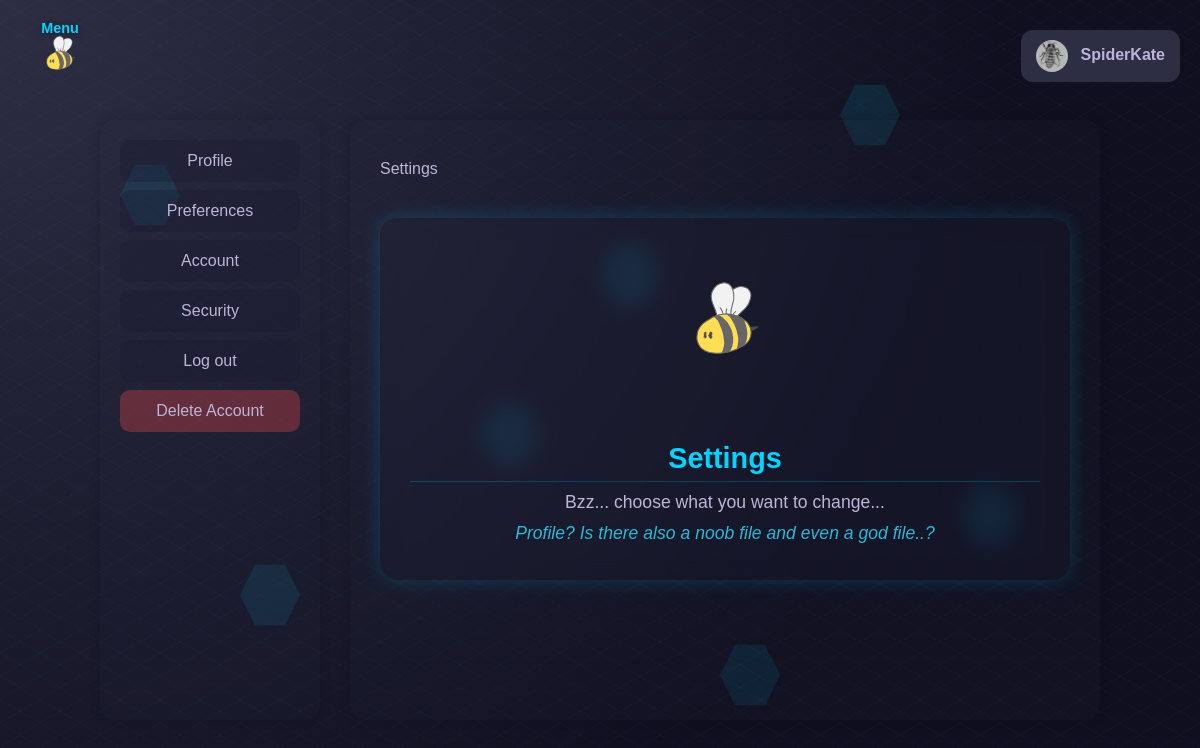
The page /SpiderKate/settings (signed in) on the database its author committed.
### tables this page shows
CREATE TABLE users (
    id INTEGER PRIMARY KEY AUTOINCREMENT,
    name TEXT,
    surname TEXT,
    username TEXT NOT NULL,
    email TEXT NOT NULL,
    password TEXT NOT NULL,
    dob TEXT NOT NULL,
    bio TEXT,
    avatar_path TEXT,
    social_links TEXT,
    last_login_at TEXT,
    bee_points INTEGER DEFAULT 5000,
    deleted INTEGER DEFAULT 0,
    deleted_at TEXT,
    recovery_username TEXT
);

### app.py (the view)
@app.route('/<username>/settings')
@login_required
@no_trespass
def settings(username):
    return render_template("settings.html")

### app.py (called while the page is built)
def login_required(f):
    @wraps(f)
    def decorated(*args, **kwargs):
        if 'username' not in session:
            flash_translated("flash.login_first", "error")
            return redirect(url_for("login"))
        return f(*args, **kwargs)
    return decorated

def no_trespass(f):
    @wraps(f)
    def decorated(*args, **kwargs):
        username = kwargs.get('username')
        if session.get('username') != username:
            flash_translated("flash.trespass", "error")
            return redirect(url_for("index"))
        return f(*args, **kwargs)
    return decorated

@app.before_request
def load_logged_in_user():
    g.avatar_path = None
    g.user_theme = 'bee'
    g.user_language = session.get("user_language", "en")
    g.trans = translations
    username = session.get('username')
    if username:
        conn = sqlite3.connect('beevy.db')
        cursor = conn.cursor()
        cursor.execute("SELECT avatar_path FROM users WHERE username=?", (username,))
        row = cursor.fetchone()
        if row and row[0]:
            g.avatar_path = row[0]
        cursor.execute("SELECT theme FROM preferences WHERE user_id = (SELECT id FROM users WHERE username=?)", (username,))
        pref_row = cursor.fetchone()
        if pref_row and pref_row[0]:
            g.user_theme = pref_row[0]
        conn.close()

@app.context_processor
def inject_t():
    def t(key, **kwargs):
        text = translations.get(key, g.user_language, default=key)
        if kwargs:
            text = text.format(**kwargs)
        return text
    return dict(t=t)

### translations.py (called while the page is built)
    def get(self, key, language='en', default=''):
        if language not in self.strings:
            language = 'en'  # Fallback to English
        keys = key.split('.')
        value = self.strings.get(language, {})
        for k in keys:
            if isinstance(value, dict):
                value = value.get(k)
            else:
                return default
        return value if value else default

### templates/settings.html
{% extends "base.html" %}
{% block extra_css %}
<link rel="stylesheet" href="/static/css/settings.css">
{% endblock %}
{% block content %}
<div class="settings-container">
    <div class="settings-sidebar">
        <a href="/{{ session.get('username') }}/settings/profile" class="settings-link {% if active == 'profile' %}active{% endif %}">{{ t('nav.profile') }}</a>
        <a href="/{{ session.get('username') }}/settings/preferences" class="settings-link {% if active == 'preferences' %}active{% endif %}">{{ t('settings.preferences_settings') }}</a>
        <a href="/{{ session.get('username') }}/settings/account" class="settings-link {% if active == 'account' %}active{% endif %}">{{ t('settings.account') }}</a>
        <a href="/{{ session.get('username') }}/settings/security" class="settings-link {% if active == 'security' %}active{% endif %}">{{ t('settings.security') }}</a>
        <a href="/{{ session.get('username') }}/settings/logout" class="settings-link {% if active == 'logout' %}active{% endif %}">{{ t('nav.logout') }}</a>
        <a href="/{{ session.get('username') }}/settings/delete" class="settings-link danger {% if active == 'delete' %}active{% endif %}">{{ t('settings.delete_account') }}</a>
    </div>
    <div class="settings-content">
        {% block settings_page %}
        {{ t('settings.title') }}
        <div class="settings-empty">
            <img src="/static/images/beee.svg" alt="Beevy bee" class="bee-animation">
            <h2>{{ t('settings.title') }}</h2>
            <p>{{ t('settings.bee_talk1') }}</p>
            <p class="bee-comment">{{ t('settings.bee_talk2') }}</p>
        </div>
        {% endblock %}
    </div>
</div>
{% endblock %}

### templates/base.html (shortened to what this page needs)
<!DOCTYPE html>
<html lang="en">
<head>
    <link rel="stylesheet" href="/static/css/base.css">
    {% if g.user_theme and g.user_theme != 'bee' %}
        <link rel="stylesheet" href="/static/css/theme-{{ g.user_theme }}.css">
    {% endif %}
    {% block extra_css %}{% endblock %}
</head>
<div class="hex-bg-container">
        <div class="hex-bg" style="--x:50%; --y:30%; --delay:1s;"></div>
        <div class="hex-bg" style="--x:80%; --y:60%; --delay:2s;"></div>
        <div class="hex-bg" style="--x:20%; --y:70%; --delay:3s;"></div>
        <div class="hex-bg" style="--x:70%; --y:10%; --delay:4s;"></div>
        <div class="hex-bg" style="--x:40%; --y:50%; --delay:5s;"></div>
        <div class="hex-bg" style="--x:60%; --y:80%; --delay:6s;"></div>
    </div>
<body class="{{ page }}">
<img src="/static/images/beee.svg" id="bee-toggle" class="bee-toggle" onclick="toggleSidebar()" alt="bee toggle" title="Menu">
<div class="menu-label">Menu</div>
    {% if session.username %}
<div class="user-menu">
    <div class="user-menu-button" onclick="toggleMenu()">
        {% if g.avatar_path %}
            <div style="position: relative; display: inline-block;">
                <img src="{{ url_for('static', filename=g.avatar_path) }}" class="user-avatar">
                <div style="position: absolute; top:0; left:0; width:100%; height:100%;"></div>
            </div>
        {% else %}
            <div style="position: relative; display: inline-block;">
                <img src="{{ url_for('static', filename='images/default_avatar.png') }}" class="user-avatar">
                <div style="position: absolute; top:0; left:0; width:100%; height:100%;"></div>
            </div>
        {% endif %}
        {{ session.get('username') }}
    </div>
</div>
{% endif %}
<div class="app">
    <main class="content">
        {% block content %}{% endblock %}
    </main>
</div>
</body>
</html>

### static/css/theme-dark.css (style rules this page uses)
:root { --primary-bg: #1a1a2e; --primary-bg-light: #2d2d44; --primary-bg-dark: #0f0f1f; --primary-text: #beb4d8; --text-main: #beb4d8; --text-muted: rgb(190 180 216 / 60%); --accent-color: #00d4ff; --accent-light: #33e0ff; --accent: #00d4ff; --glass-bg: rgb(45 45 68 / 12%); --glass-bg-light: rgb(45 45 68 / 18%); --glass-border: rgb(0 212 255 / 20%); --glass-border-light: rgb(0 212 255 / 30%); --glass-blur: blur(6px); --tool-filter: invert(70%) sepia(100%) saturate(3480%) hue-rotate(245deg) brightness(43%) contrast(50%); --bucket-filter: invert(70%) sepia(100%) saturate(3480%) hue-rotate(235deg) brightness(43%) contrast(50%); --tool-filter-hover: invert(70%) sepia(100%) saturate(7480%) hue-rotate(205deg) brightness(183%) contrast(130%); --bucket-filter-hover: invert(32%) sepia(90%) saturate(2000%) hue-rotate(165deg) brightness(90%) contrast(600%); --span-muted-filter: var(--accent-color); --shadow-accent: 0 0 10px rgb(0 212 255 / 40%); --btn-bg: linear-gradient(90deg, #0080a8, #005f80); --btn-bg-hover: linear-gradient(90deg, #00a0cc, #007aa3); --btn-shadow-hover: 0 0 10px rgb(0 212 255 / 40%); --sidebar-bg: rgb(15 15 31 / 40%); --sidebar-border: rgb(0 212 255 / 15%); --input-bg: rgb(45 45 68 / 20%); --input-bg-focus: rgb(45 45 68 / 30%); --input-border: rgb(0 212 255 / 30%); --input-border-focus: #00d4ff; --input-shadow-focus: 0 0 10px rgb(0 212 255 / 40%); --msg-info-bg: rgb(147 197 253 / 12%); --msg-info-text: #8ccaff; --msg-info-outline: rgb(147 197 253 / 40%); --msg-success-bg: rgb(111 207 151 / 12%); --msg-success-text: #7cd9a3; --msg-success-outline: rgb(111 207 151 / 40%); --msg-error-bg: rgb(248 113 113 / 12%); --msg-error-text: #ff8a8a; --msg-error-outline: rgb(248 113 113 / 40%); --hex-bg: rgb(0 212 255 / 10%); --radius: 18px; --radius-md: 15px; --radius-sm: 12px; --radius-xs: 10px; --transition: 0.3s; }

### static/css/settings.css (style rules this page uses)
.settings-container { display: flex; width: 1000px; height: 600px; margin-top: 40px; gap: 30px; }
.settings-sidebar { width: 220px; flex-shrink: 0; background: var(--glass-bg); padding: 20px; border-radius: var(--radius-md); box-shadow: 0 0 10px color-mix(in srgb, var(--bg-dark) 25%, transparent); overflow-y: auto; }
.settings-link { display: block; padding: 12px 15px; margin-bottom: 8px; border-radius: var(--radius-xs); background: color-mix(in srgb, var(--primary-bg) 30%, transparent); color: var(--text-main); transition: var(--transition); font-weight: 500; }
.settings-link.danger { background: color-mix(in srgb, var(--error-color) 30%, transparent); }
.settings-content { flex: 1; min-width: 0; background: var(--glass); padding: 30px; border-radius: var(--radius-md); text-align: left; box-shadow: 0 0 10px color-mix(in srgb, var(--bg-dark) 25%, transparent); overflow-y: auto; padding-top: 40px; }
.settings-content h2 { margin-bottom: 20px; font-size: 24px; font-weight: 700; padding-bottom: 6px; border-bottom: 1px solid var(--glass-border); }
.settings-empty { text-align: center; margin-top: 40px; padding: 30px; background: var(--glass-bg); border-radius: var(--radius); backdrop-filter: blur(10px); box-shadow: 0 0 20px color-mix(in srgb, var(--accent) 20%, transparent); animation: fadeIn 0.6s ease-out; }
.settings-empty .bee-animation { width: 120px; height: auto; margin-bottom: 20px; animation: bee-fly 3s ease-in-out infinite alternate; }
.settings-empty h2 { color: var(--accent); font-size: 1.8rem; margin-bottom: 10px; }
.settings-empty p { color: var(--text-main); font-size: 1.1rem; margin-bottom: 6px; }
.settings-empty .bee-comment { font-style: italic; opacity: 0.8; color: var(--accent-light); margin-top: 10px; }

### rows shown on the page
users: avatar_path (picture), get "SpiderKate"

### other values the page prints
{{ t('nav.profile') }} "Profile"
{{ t('settings.preferences_settings') }} "Preferences"
{{ t('settings.account') }} "Account"
{{ t('settings.security') }} "Security"
{{ t('nav.logout') }} "Log out"
{{ t('settings.delete_account') }} "Delete Account"
{{ t('settings.title') }} "Settings"
{{ t('settings.bee_talk1') }} "Bzz... choose what you want to change..."
{{ t('settings.bee_talk2') }} "Profile? Is there also a noob file and even a god file..?"
